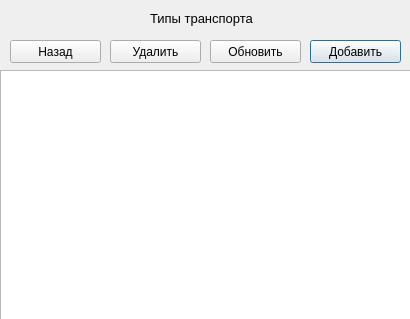
<?xml version="1.0" encoding="UTF-8"?>
<ui version="4.0">
 <class>thirdwindow</class>
 <widget class="QDialog" name="thirdwindow">
  <property name="geometry">
   <rect>
    <x>0</x>
    <y>0</y>
    <width>410</width>
    <height>319</height>
   </rect>
  </property>
  <property name="sizePolicy">
   <sizepolicy hsizetype="Fixed" vsizetype="Fixed">
    <horstretch>0</horstretch>
    <verstretch>0</verstretch>
   </sizepolicy>
  </property>
  <property name="windowTitle">
   <string>TRIPS</string>
  </property>
  <widget class="QPushButton" name="pushButton">
   <property name="geometry">
    <rect>
     <x>310</x>
     <y>40</y>
     <width>91</width>
     <height>23</height>
    </rect>
   </property>
   <property name="text">
    <string>Добавить</string>
   </property>
  </widget>
  <widget class="QTableView" name="tableView">
   <property name="geometry">
    <rect>
     <x>0</x>
     <y>70</y>
     <width>411</width>
     <height>251</height>
    </rect>
   </property>
  </widget>
  <widget class="QPushButton" name="pushButton_2">
   <property name="geometry">
    <rect>
     <x>10</x>
     <y>40</y>
     <width>91</width>
     <height>23</height>
    </rect>
   </property>
   <property name="text">
    <string>Назад</string>
   </property>
  </widget>
  <widget class="QPushButton" name="pushButton_3">
   <property name="geometry">
    <rect>
     <x>110</x>
     <y>40</y>
     <width>91</width>
     <height>23</height>
    </rect>
   </property>
   <property name="text">
    <string>Удалить</string>
   </property>
  </widget>
  <widget class="QPushButton" name="pushButton_4">
   <property name="geometry">
    <rect>
     <x>210</x>
     <y>40</y>
     <width>91</width>
     <height>23</height>
    </rect>
   </property>
   <property name="text">
    <string>Обновить</string>
   </property>
  </widget>
  <widget class="QLabel" name="label">
   <property name="geometry">
    <rect>
     <x>150</x>
     <y>10</y>
     <width>111</width>
     <height>16</height>
    </rect>
   </property>
   <property name="font">
    <font>
     <pointsize>10</pointsize>
    </font>
   </property>
   <property name="text">
    <string>Типы транспорта</string>
   </property>
  </widget>
 </widget>
 <resources/>
 <connections/>
</ui>
